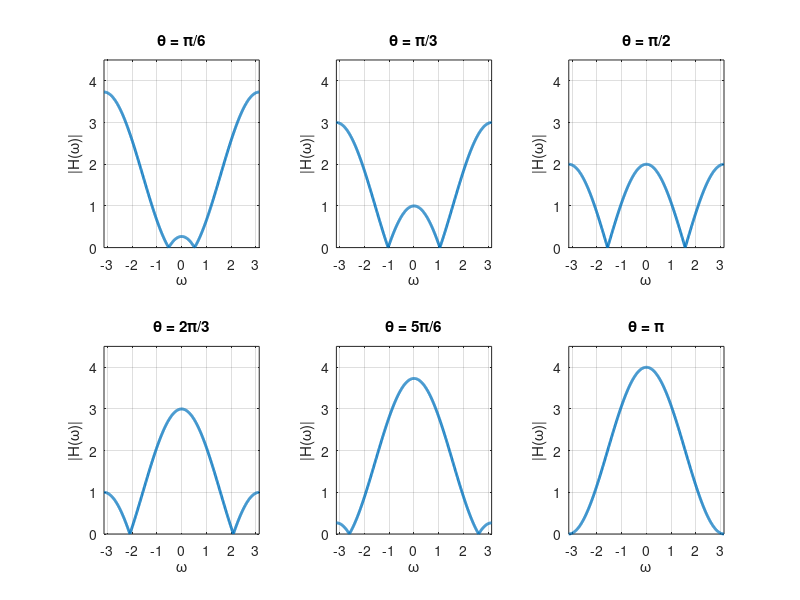

MATLAB code for this plot: (Note: this script raises an error after producing the figure.)
clear;
close all;

w = -pi:0.01:pi;
z = exp(1j * w);

H1 = 1 - 2 * cos(pi/6) * z.^(-1) + z.^(-2);
H2 = 1 - 2 * cos(pi/3) * z.^(-1) + z.^(-2);
H3 = 1 - 2 * cos(pi/2) * z.^(-1) + z.^(-2);
H4 = 1 - 2 * cos(2*pi/3) * z.^(-1) + z.^(-2);
H5 = 1 - 2 * cos(5*pi/6) * z.^(-1) + z.^(-2);
H6 = 1 - 2 * cos(pi) * z.^(-1) + z.^(-2);

figure;

subplot(2,3,1);
plot(w, abs(H1), 'LineWidth', 2);
title('\theta = \pi/6');
xlabel('\omega');
ylabel('|H(\omega)|');
grid on;
ylim([0 4.5]); % Set y-axis limits
xlim([-pi pi]); % Set x-axis limits

subplot(2,3,2);
plot(w, abs(H2), 'LineWidth', 2);
title('\theta = \pi/3');
xlabel('\omega');
ylabel('|H(\omega)|');
grid on;
ylim([0 4.5]); % Set y-axis limits
xlim([-pi pi]); % Set x-axis limits

subplot(2,3,3);
plot(w, abs(H3), 'LineWidth', 2);
title('\theta = \pi/2');
xlabel('\omega');
ylabel('|H(\omega)|');
grid on;
ylim([0 4.5]); % Set y-axis limits
xlim([-pi pi]); % Set x-axis limits

subplot(2,3,4);
plot(w, abs(H4), 'LineWidth', 2);
title('\theta = 2\pi/3');
xlabel('\omega');
ylabel('|H(\omega)|');
grid on;
ylim([0 4.5]); % Set y-axis limits
xlim([-pi pi]); % Set x-axis limits

subplot(2,3,5);
plot(w, abs(H5), 'LineWidth', 2);
title('\theta = 5\pi/6');
xlabel('\omega');
ylabel('|H(\omega)|');
grid on;
ylim([0 4.5]); % Set y-axis limits
xlim([-pi pi]); % Set x-axis limits

subplot(2,3,6);
plot(w, abs(H6), 'LineWidth', 2);
title('\theta = \pi');
xlabel('\omega');
ylabel('|H(\omega)|');
grid on;
ylim([0 4.5]); % Set y-axis limits
xlim([-pi pi]); % Set x-axis limits

sgtitle('Magnitude Response of the Filter for Different \theta Values by 曹正阳');

% Save the figure as a PNG file
saveas(gcf, '7.3_filter_magnitude_response.png');

%%

